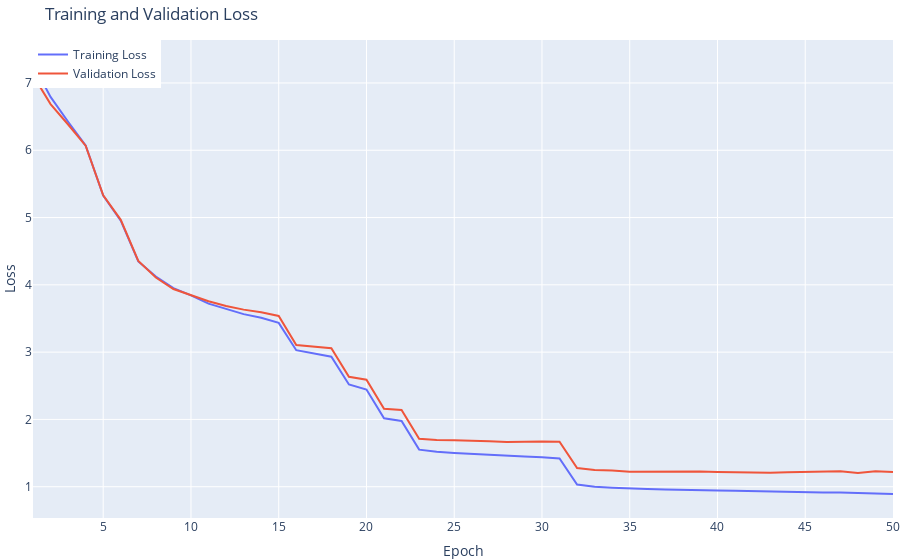

Notebook code cell kept with this figure:
### Code cell
# Plot your training and validation loss by epoch.
fig = go.Figure()

# Add training loss trace
fig.add_trace(go.Scatter(x=np.arange(1, len(per_epoch_loss_train)+1), y=per_epoch_loss_train, mode='lines', name='Training Loss'))

# Add validation loss trace
fig.add_trace(go.Scatter(x=np.arange(1, len(per_epoch_loss_val)+1), y=per_epoch_loss_val, mode='lines', name='Validation Loss'))

# Update layout
fig.update_layout(title='Training and Validation Loss',
                   xaxis_title='Epoch',
                   yaxis_title='Loss',
                   legend=dict(x=0, y=1),
                   margin=dict(l=0, r=0, t=40, b=0))

# Show plot
fig.show()

### Figure 1 — Plotly figure (JSON) as saved in the notebook; plotly's stock layout.template omitted (floating-point values rounded to 4 significant figures)
{"data": [{"mode": "lines", "name": "Training Loss", "type": "scatter", "x": [1, 2, 3, 4, 5, 6, 7, 8, 9, 10, 11, 12, 13, 14, 15, 16, 17, 18, 19, 20, 21, 22, 23, 24, 25, 26, 27, 28, 29, 30, 31, 32, 33, 34, 35, 36, 37, 38, 39, 40, 41, 42, 43, 44, 45, 46, 47, 48, 49, 50], "y": [7.283, 6.793, 6.424, 6.07, 5.327, 4.954, 4.348, 4.124, 3.951, 3.843, 3.721, 3.637, 3.565, 3.511, 3.435, 3.029, 2.983, 2.931, 2.519, 2.443, 2.016, 1.977, 1.551, 1.52, 1.503, 1.487, 1.471, 1.46, 1.449, 1.437, 1.421, 1.033, 0.9995, 0.986, 0.9722, 0.9659, 0.9582, 0.9569, 0.9518, 0.9456, 0.9398, 0.934, 0.9257, 0.9236, 0.923, 0.9138, 0.9147, 0.9016, 0.8992, 0.8904]}, {"mode": "lines", "name": "Validation Loss", "type": "scatter", "x": [1, 2, 3, 4, 5, 6, 7, 8, 9, 10, 11, 12, 13, 14, 15, 16, 17, 18, 19, 20, 21, 22, 23, 24, 25, 26, 27, 28, 29, 30, 31, 32, 33, 34, 35, 36, 37, 38, 39, 40, 41, 42, 43, 44, 45, 46, 47, 48, 49, 50], "y": [7.115, 6.686, 6.383, 6.068, 5.332, 4.966, 4.354, 4.108, 3.937, 3.845, 3.755, 3.685, 3.631, 3.592, 3.537, 3.105, 3.076, 3.057, 2.634, 2.591, 2.158, 2.14, 1.713, 1.694, 1.691, 1.686, 1.675, 1.664, 1.67, 1.672, 1.668, 1.279, 1.249, 1.243, 1.221, 1.223, 1.218, 1.231, 1.224, 1.218, 1.216, 1.211, 1.206, 1.216, 1.222, 1.218, 1.231, 1.204, 1.228, 1.22]}], "layout": {"legend": {"x": 0, "y": 1}, "margin": {"b": 0, "l": 0, "r": 0, "t": 40}, "title": {"text": "Training and Validation Loss"}, "xaxis": {"title": {"text": "Epoch"}}, "yaxis": {"title": {"text": "Loss"}}}}
